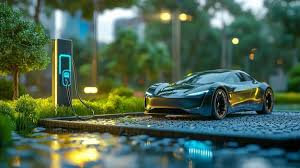
#> input picture practical/ml_practice/OpenCV/ev4.jpg, 300 x 168 px, found by its file name
$ python cv13.py
#> lines starting #> are read from the running program, lines starting #| are printed output that depends on the picture; after the words box and inside, x2 and y2 are one past the last pixel; in counts of white or black regions, pixels touching at a corner belong together
# otsu's Thresholding
# it determine threshold value automaticlly from the grat scale image histogram
# it seperates image in 2 classes (forground and background based on gray scale itensity value of its pixels)
# it worked well on the image histogram that contains 2 peaks

import numpy as np
import matplotlib.pyplot as plt
import cv2 as cv

img=cv.imread(r'.venv\practical\ml_practice\OpenCV\ev4.jpg',0)
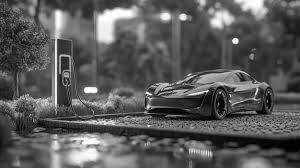
#> img: shape (168, 300); min 0, max 255, mean 90.1

ret,thresh1=cv.threshold(img,150,255,cv.THRESH_BINARY+cv.THRESH_OTSU)
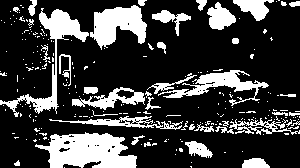
#> thresh1: shape (168, 300); 24.2% white; 248 white regions (210 under 20 px), largest, box (x1, y1, x2, y2) and area: (35, 132, 137, 168) 2479, (0, 8, 89, 117) 1585, (90, 5, 147, 50) 1493
#> ret = 113

hist=cv.calcHist([img],[0],None,[256],[0,256])
#> hist = 256 values, max 641 at index 70, min 16 at index 216, mean 196.9

plt.plot(hist)
plt.show()
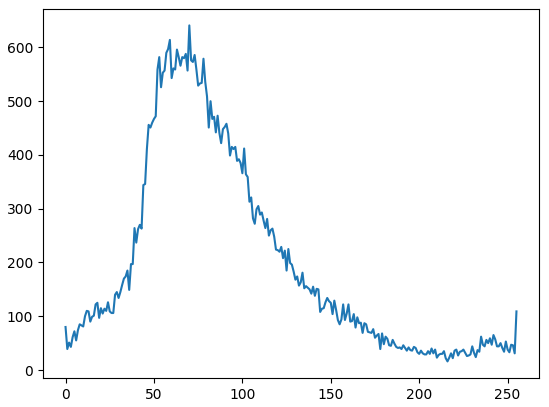
#> figure drawn by matplotlib, 1 panel; curve peaks at x = 70, y = 641

cv.imshow('original',img)
cv.imshow('otsus',thresh1)
print(ret)
#| 113.0

cv.waitKey(0)
cv.destroyAllWindows()
